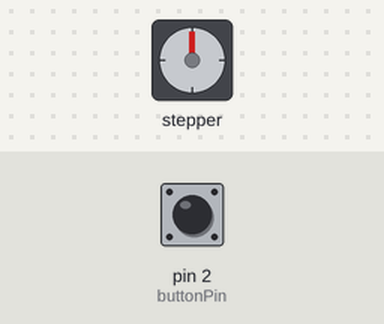
Simulated run of this sketch. Board: Arduino Uno, built with avr-gcc and run on an emulated ATmega328P. On the bench: stepper motor. The test bench sets the inputs (shaded band); at power-on: pin 2 (buttonPin) HIGH. Stepper angles assume 2048 steps per turn; what the sketch prints to the serial monitor is not drawn.

Above: at 1.2 s.
1.3 s: pin 2 (buttonPin) pulled LOW for 0.15 s
At 1.75 s:
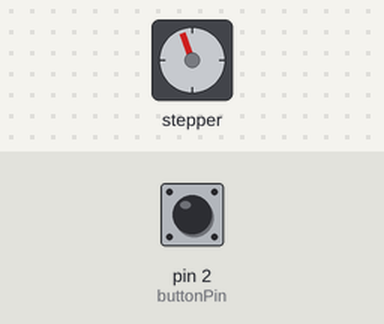
At 2.35 s:
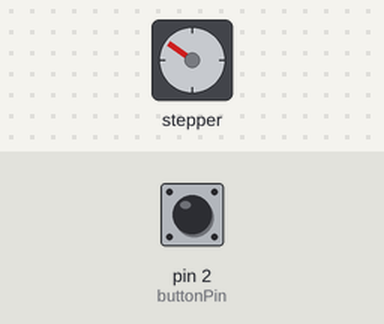
7.3 s: pin 2 (buttonPin) pulsed LOW 2 times (0.12 s each, 0.3 s apart)
At 7.78 s:
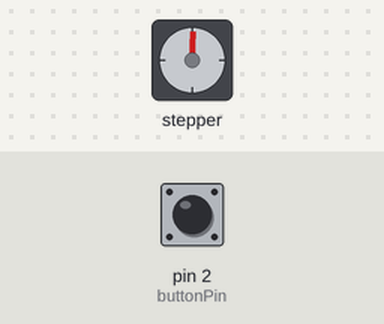
Timing chart, 0 to 15.2 s (numbered marks = the images above; inputs shaded):
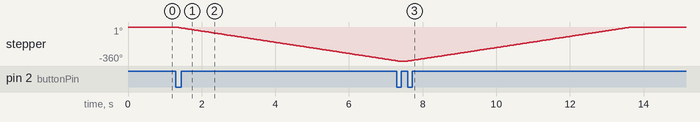

The sketch:

Day7_Button_Control_Stepper.ino.ino
```cpp
#include<Stepper.h>

const int stepsPerRevolution = 2048;
Stepper myStepper(stepsPerRevolution,8,10,9,11);

const int buttonPin = 2;

bool isForward = true;

int buttonState = 0;
int lastButtonState = HIGH;
unsigned long lastDebounceTime = 0;
const unsigned long debounceDelay = 50;

void setup(){
  pinMode(buttonPin,INPUT_PULLUP),
  myStepper.setSpeed(10);
  Serial.begin(9600);
}

void loop(){
  buttonState = digitalRead(buttonPin);

  if (buttonState == LOW && lastButtonState == HIGH && (millis()-lastDebounceTime)>debounceDelay){

    lastDebounceTime = millis();

    isForward = !isForward;

    if (isForward){
      Serial.println("正转一圈");
      myStepper.step(stepsPerRevolution);
    } else {
      Serial.println("反转一圈");
      myStepper.step(-stepsPerRevolution);
    }
    delay(100);
  }

  lastButtonState = buttonState;

}
```

Measured:
- after the input at 1.3 s, stepper: keeps turning counter-clockwise at about 60°/s, starting at once
